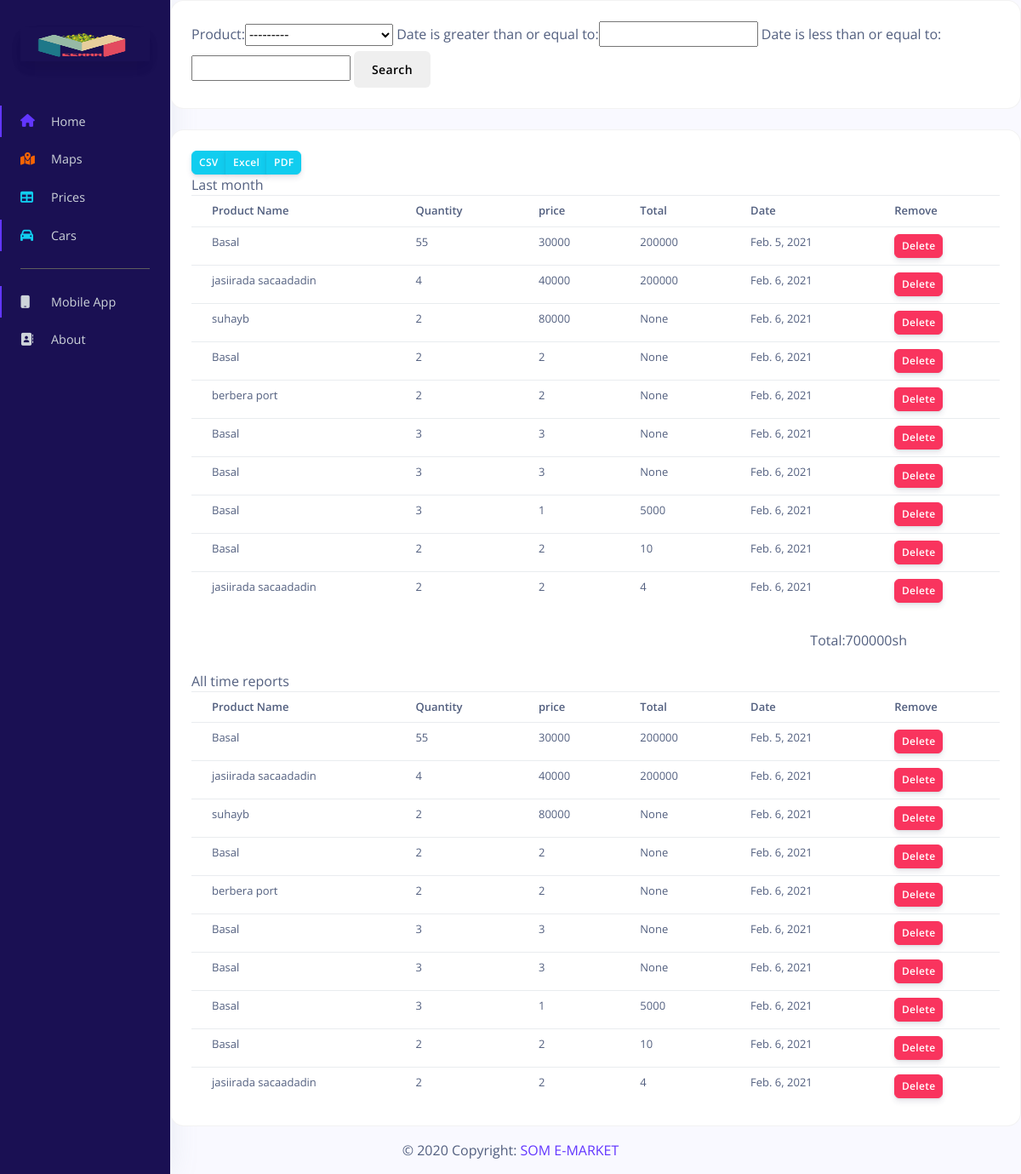
The page /Reports on the database its author committed.
### farm/models.py (models this page shows, shortened)
class Reports(models.Model):
    Product = models.ForeignKey(Product, null=True,blank=True, on_delete= models.SET_NULL)
    amount = models.IntegerField()
    price = models.IntegerField()
    total = models.IntegerField(null=True,blank=True)
    Date = models.DateField(auto_now_add=True)

### farm/views.py (the view)
# urls.py: path('Reports', views.reports, name="reports"),
def reports(request):
    serveds = Reports.objects.all().values('Product__name','amount','price','total','Date')
    myFilter = FilterServeds(request.GET, queryset=serveds)
    serveds = myFilter.qs
    context = {'serveds':serveds,'myFilter':myFilter}
    return render(request, "reports.html",context)

### farm/models.py (called while the page is built)
    def __str__(self):
        return self.name

### farm/templates/reports.html (shortened to what this page needs)
{% extends 'base.html' %}
{% load static %}
{% block content %}
<div class="row">
    <div class="col">
        <div class="card card-body">
            <form method="get">
               {{myFilter.form}}
            <button class="btn btn-primary" type="submit">Search</button>
          </form>
        </div>
    </div>
</div>
<br>
<div class="row">
    <div class="col-md">
        <div class="card card-body">
			 <div class="btn-group" >
			  <a class="btn btn-sm btn-info"href="" >CSV</a>
			  <button class="btn btn-sm btn-info">Excel</button>
			  <button class="btn btn-sm btn-info">PDF</button>
			</div>
            Last month
            <table class="table table-sm">
                <tr>
                    <th>Product Name</th>
                    <th>Quantity</th>
                    <th>price</th>
                    <th>Total</th>
                    <th>Date</th>
                    <th>Remove</th>
                </tr>
                {% for i in serveds %}
                <tr>
                    <td>{{i.Product__name}}</td>
                    <td>{{i.amount}}</td>
                    <td>{{i.price}}</td>
                    <td>{{i.total}}</td>
                    <td>{{i.Date}}</td>
                    <td><a class="btn btn-sm btn-danger" href="">Delete</a></td>
                </tr>
                {% endfor %}
            </table>
            All time reports
            <table class="table table-sm">
                <tr>
                    <th>Product Name</th>
                    <th>Quantity</th>
                    <th>price</th>
                    <th>Total</th>
                    <th>Date</th>
                    <th>Remove</th>
                </tr>
                {% for i in serveds %}
                <tr>
                    <td>{{i.Product__name}}</td>
                    <td>{{i.amount}}</td>
                    <td>{{i.price}}</td>
                    <td>{{i.total}}</td>
                    <td>{{i.Date}}</td>
                    <td><a class="btn btn-sm btn-danger" href="">Delete</a></td>
                </tr>
                {% endfor %}
            </table>
        </div>
    </div>
</div>
{% endblock %}

### rows shown on the page
Reports: Product__name "Basal", amount "55", price "30000", total "200000", Date "Feb. 5, 2021"
Reports: Product__name "jasiirada sacaadadin", amount "4", price "40000", total "200000", Date "Feb. 6, 2021"
Reports: Product__name "Basal", amount "3", price "1", total "5000", Date "Feb. 6, 2021"

### other values the page prints
{{ i.Product__name }} "suhayb" "Basal" "berbera port" "Basal" "Basal" "Basal" "jasiirada sacaadadin"
{{ i.amount }} "2" "2" "2" "3" "3" "2" "2"
{{ i.price }} "80000" "2" "2" "3" "3" "2" "2"
{{ i.total }} "None" "None" "None" "None" "None" "10" "4"
{{ i.Date }} "Feb. 6, 2021" "Feb. 6, 2021" "Feb. 6, 2021" "Feb. 6, 2021" "Feb. 6, 2021" "Feb. 6, 2021" "Feb. 6, 2021"
